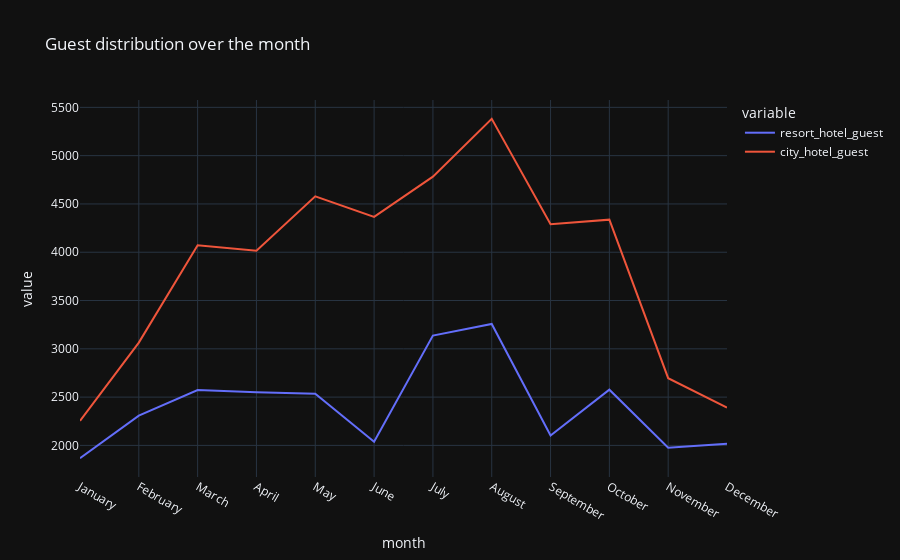

The notebook cell this image was saved under:
### Code cell
fig = px.line(
    guest,
    x = 'month',
    y = ['resort_hotel_guest', 'city_hotel_guest'],
    title = 'Guest distribution over the month',
    template = 'plotly_dark'
)

fig.show()

### Figure 1 — Plotly figure (JSON) as saved in the notebook; plotly's stock layout.template omitted (floating-point values rounded to 4 significant figures)
{"data": [{"hovertemplate": "variable=resort_hotel_guest<br>month=%{x}<br>value=%{y}<extra></extra>", "legendgroup": "resort_hotel_guest", "line": {"color": "#636efa", "dash": "solid"}, "marker": {"symbol": "circle"}, "mode": "lines", "name": "resort_hotel_guest", "orientation": "v", "showlegend": true, "type": "scatter", "x": ["January", "February", "March", "April", "May", "June", "July", "August", "September", "October", "November", "December"], "xaxis": "x", "y": [1868, 2308, 2573, 2550, 2535, 2038, 3137, 3257, 2102, 2577, 1976, 2017], "yaxis": "y"}, {"hovertemplate": "variable=city_hotel_guest<br>month=%{x}<br>value=%{y}<extra></extra>", "legendgroup": "city_hotel_guest", "line": {"color": "#EF553B", "dash": "solid"}, "marker": {"symbol": "circle"}, "mode": "lines", "name": "city_hotel_guest", "orientation": "v", "showlegend": true, "type": "scatter", "x": ["January", "February", "March", "April", "May", "June", "July", "August", "September", "October", "November", "December"], "xaxis": "x", "y": [2254, 3064, 4072, 4015, 4579, 4366, 4782, 5381, 4290, 4337, 2696, 2392], "yaxis": "y"}], "layout": {"legend": {"title": {"text": "variable"}, "tracegroupgap": 0}, "title": {"text": "Guest distribution over the month"}, "xaxis": {"anchor": "y", "domain": [0, 1], "title": {"text": "month"}}, "yaxis": {"anchor": "x", "domain": [0, 1], "title": {"text": "value"}}}}
